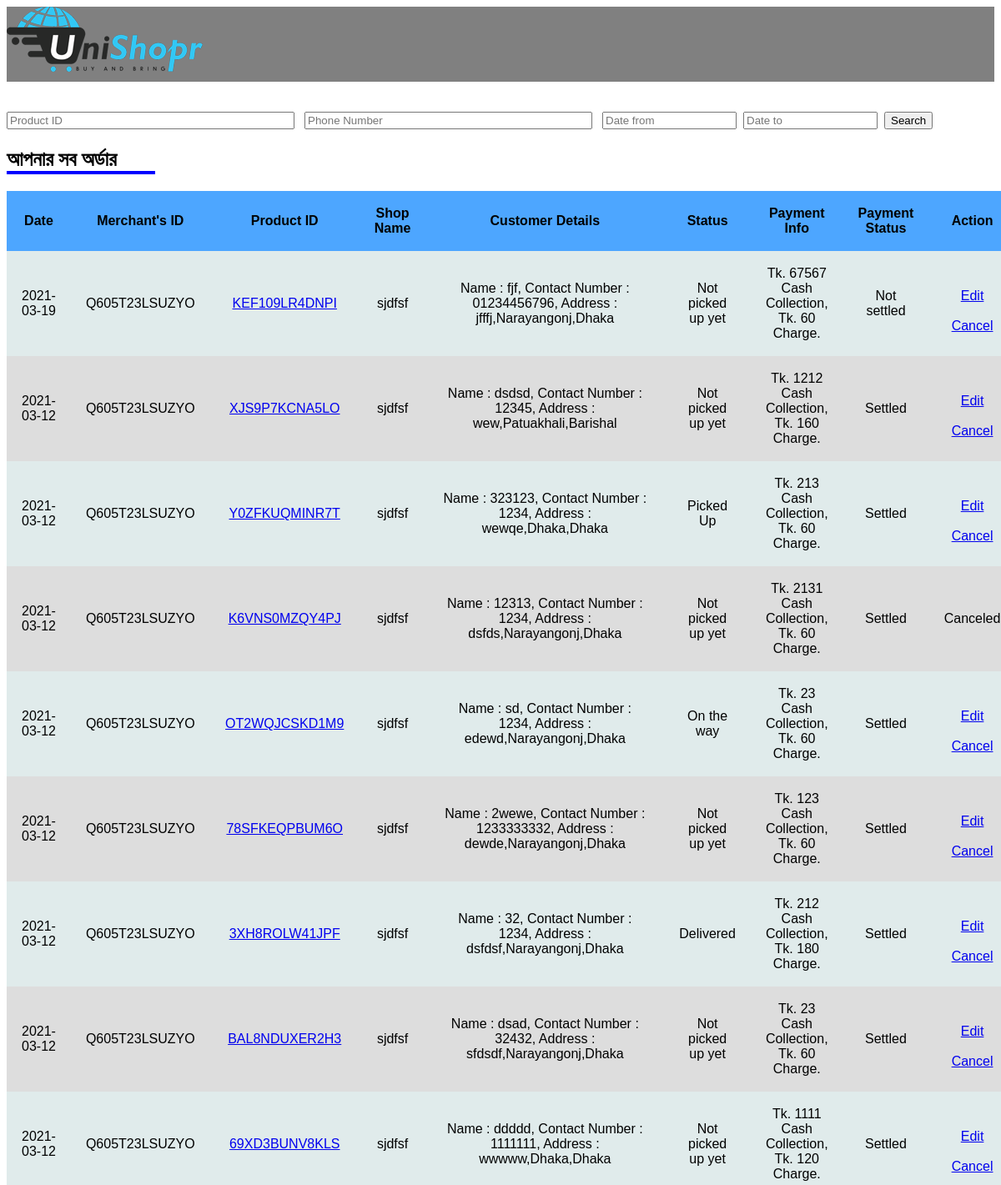
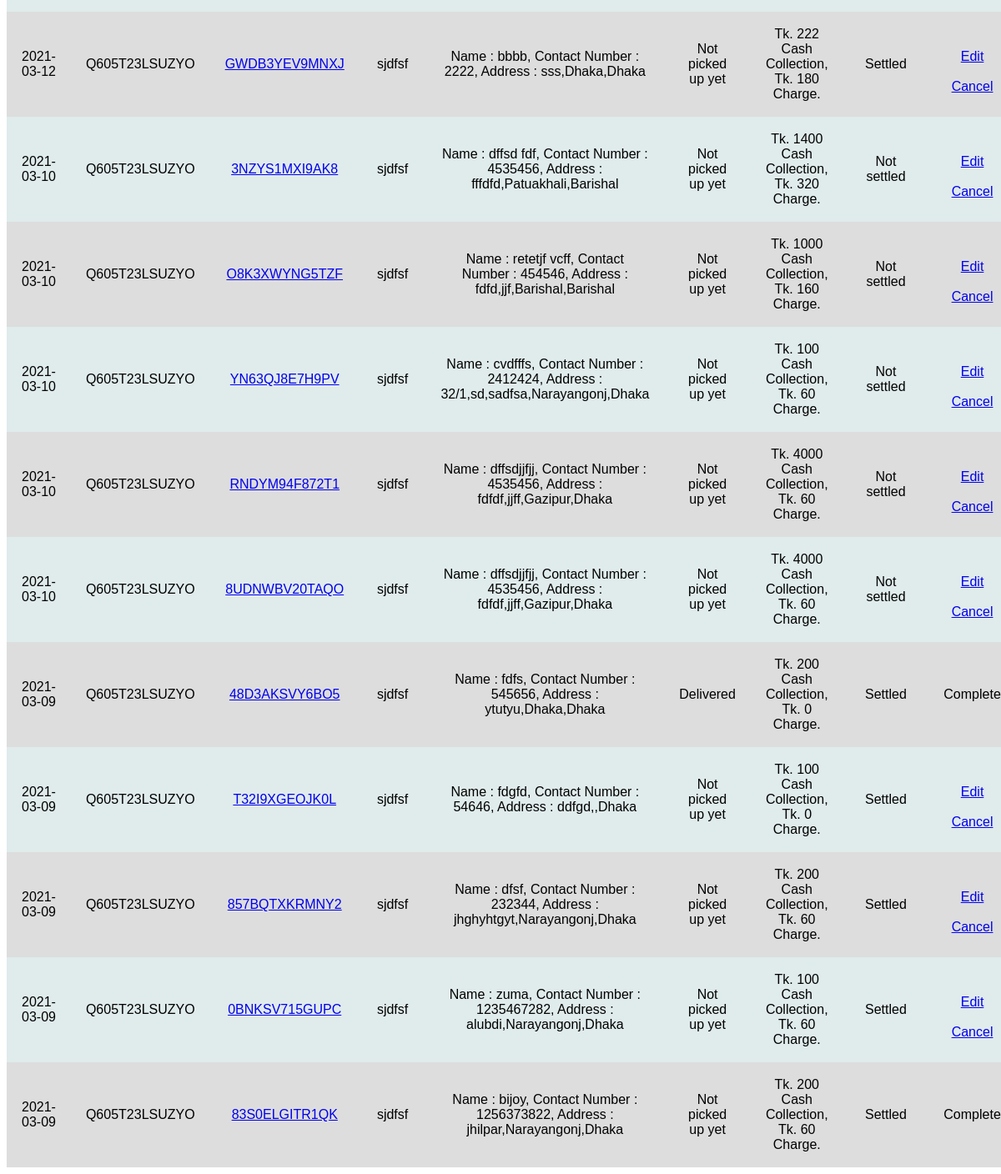
The app's page /Internship/orders.php (signed in) with its own data (2 pictures, top to bottom).
### tables this page shows
CREATE TABLE `parcel` (
  `date` date NOT NULL,
  `ID` varchar(15) NOT NULL,
  `Product_id` varchar(15) DEFAULT NULL,
  `Shop_name` varchar(50) NOT NULL,
  `Phone_num` varchar(11) DEFAULT NULL,
  `C_name` varchar(200) NOT NULL,
  `Pick_up_address` text NOT NULL,
  `Delivery_address` text NOT NULL,
  `Product_weight` int(11) NOT NULL,
  `Cash_collection` int(11) NOT NULL,
  `delivery_charge` int(11) NOT NULL,
  `Payment_method` text NOT NULL,
  `Instructions` text NOT NULL,
  `agent_name` varchar(200) DEFAULT NULL,
  `agent_phone` varchar(11) DEFAULT NULL,
  `status` varchar(30) NOT NULL,
  `Payment_status` varchar(30) NOT NULL,
  `Action` varchar(30) NOT NULL
);

### Internship/orders.php (the view, shortened to what this page needs)
<!DOCTYPE html>
<html>
<head>
	<link rel="stylesheet" type="text/css" href="css/a.css">
</head>
<body><div id="header">
    <div id="logo">
      <img src="images/logo.PNG">
    </div>
  </div>
	<div class="show" style="margin-top: 3%;">
	<div class="form">
        <div class="box" id="box">
        <input type="text" id="p_id" name="p_id" placeholder="Product ID" size="40">&nbsp;&nbsp;
        <input type="text" id="phone" name="phone" placeholder="Phone Number" size="40">&nbsp;&nbsp;
        <input type="text" id="date1" name="date1" placeholder="Date from" onfocus="(this.type='date')" size="17">&nbsp;
        <input type="text" id="date2" name="date2" placeholder="Date to" onfocus="(this.type='date')" size="17">&nbsp;
        <input type="submit" id="submit" name="submit" value="Search">
  </div>
    </div>
</div>
	<div class="tablestyle" id="parcels" style="margin-top: 2%; display: block;">
	<h2 style="border-bottom: 4px solid blue; width: 15%;">আপনার সব অর্ডার</h2>
    <table id="t01" align="corner" style="text-align: center">
	<thead>
	<tr>
		<th>Date</th>
		<th>Merchant's ID</th>
		<th>Product ID</th>
		<th>Shop Name</th>
		<th>Customer Details</th>
		<th>Status</th>
		<th>Payment Info</th>
		<th>Payment Status</th>
		<th>Action</th>
	</tr>
	</thead>
	<tbody>
	<?php
$conn=OpenCon();
$id=$_SESSION['id'];
$sql2="select * from my_location where ID='$id' and select_address='Selected'";
   $result2 = mysqli_query($conn,$sql2);
     if(mysqli_num_rows($result2)>0){
     while ($row2 = mysqli_fetch_assoc($result2)) {
     $pickup_address=$row2['Pick_up_address'];
$sql1 = "select * from parcel where ID='$id' and Pick_up_address='$pickup_address' ORDER BY date DESC";
$result1 = mysqli_query($conn,$sql1);
     if(mysqli_num_rows($result1)>0){
     while ($row1= mysqli_fetch_assoc($result1)) {
     $date=$row1['date'];
     $id=$row1['ID'];
     $P_id=$row1['Product_id'];
     $shop=$row1['Shop_name'];
     $phone_num=$row1['Phone_num'];
     $c_name=$row1['C_name'];
     $delivery_address=$row1['Delivery_address'];
     $cash=$row1['Cash_collection'];
     $charge=$row1['delivery_charge'];
     $status=$row1['status'];
     $Payment_status=$row1['Payment_status'];
    $action=$row1['Action'];
		 echo "<tr><td>".$date."</td><td>".$id."</td><td>";
     ?>
     <a href="click_track.php?p_id=<?php echo $P_id ?>"><?php echo $P_id ?></a>
     <?php
     echo "</td><td>".$shop."</td><td>";
	 echo "Name : ".$c_name.", Contact Number : ".$phone_num.", Address : ".$delivery_address."</td><td>".$status."</td><td>"."Tk. ".$cash." Cash Collection,"."\n"." Tk. ".$charge." Charge."."</td><td>".$Payment_status."</td><td>";
   if($action!='Canceled' && $action!='Complete')
   {
?><br>
<a href="edit_parcel.php?p_id=<?php echo $P_id ?>" onclick="return confirm('Are you sure?')">Edit</a><br><br>
<a href="cancel_parcel.php?p_id=<?php echo $P_id ?>" onclick="return confirm('Are you sure?')">Cancel</a><br>
<?php
}
else
{
  echo $action;
}
echo "</td></tr>";
		 }
		 }}}?>
</tbody>
	 </table>
</div>
</body>
</html>

### Internship/css/a.css (style rules this page uses)
#header { width:100%; bottom: 100%;overflow: hidden; height: 90px; justify-content:top; background: gray; }
#logo { width: 200px;height: 80px; float: left; }

### Internship/orders.php (style rules this page uses)
table { font-family: arial, sans-serif; border-collapse: collapse; width: 100%; color: black; }
td, th { text-align: center; padding:18px; }
#t01 th { background-color: #4da6ff; color: black; }
th { text-align: center; }
tr:nth-child(even) { background-color: #dddddd; }
tr:nth-child(odd) { background-color: #e0ebeb; }

### records on screen
parcel: date "2021-03-19", ID "Q605T23LSUZYO", Product_id "KEF109LR4DNPI", Shop_name "sjdfsf", C_name "fjf", Phone_num "01234456796", Delivery_address "jfffj,Narayangonj,Dhaka", status "Not picked up yet", Cash_collection "67567", delivery_charge "60", Payment_status "Not settled"
parcel: date "2021-03-12", ID "Q605T23LSUZYO", Product_id "XJS9P7KCNA5LO", Shop_name "sjdfsf", C_name "dsdsd", Phone_num "12345", Delivery_address "wew,Patuakhali,Barishal", status "Not picked up yet", Cash_collection "1212", delivery_charge "160", Payment_status "Settled"
parcel: date "2021-03-12", ID "Q605T23LSUZYO", Product_id "Y0ZFKUQMINR7T", Shop_name "sjdfsf", C_name "323123", Phone_num "1234", Delivery_address "wewqe,Dhaka,Dhaka", status "Picked Up", Cash_collection "213", delivery_charge "60", Payment_status "Settled"
parcel: date "2021-03-12", ID "Q605T23LSUZYO", Product_id "K6VNS0MZQY4PJ", Shop_name "sjdfsf", C_name "12313", Phone_num "1234", Delivery_address "dsfds,Narayangonj,Dhaka", status "Not picked up yet", Cash_collection "2131", delivery_charge "60", Payment_status "Settled", Action "Canceled"
parcel: date "2021-03-12", ID "Q605T23LSUZYO", Product_id "OT2WQJCSKD1M9", Shop_name "sjdfsf", C_name "sd", Phone_num "1234", Delivery_address "edewd,Narayangonj,Dhaka", status "On the way", Cash_collection "23", delivery_charge "60", Payment_status "Settled"
parcel: date "2021-03-12", ID "Q605T23LSUZYO", Product_id "78SFKEQPBUM6O", Shop_name "sjdfsf", C_name "2wewe", Phone_num "1233333332", Delivery_address "dewde,Narayangonj,Dhaka", status "Not picked up yet", Cash_collection "123", delivery_charge "60", Payment_status "Settled"
parcel: date "2021-03-12", ID "Q605T23LSUZYO", Product_id "3XH8ROLW41JPF", Shop_name "sjdfsf", C_name "32", Phone_num "1234", Delivery_address "dsfdsf,Narayangonj,Dhaka", status "Delivered", Cash_collection "212", delivery_charge "180", Payment_status "Settled"
parcel: date "2021-03-12", ID "Q605T23LSUZYO", Product_id "BAL8NDUXER2H3", Shop_name "sjdfsf", C_name "dsad", Phone_num "32432", Delivery_address "sfdsdf,Narayangonj,Dhaka", status "Not picked up yet", Cash_collection "23", delivery_charge "60", Payment_status "Settled"
parcel: date "2021-03-12", ID "Q605T23LSUZYO", Product_id "69XD3BUNV8KLS", Shop_name "sjdfsf", C_name "ddddd", Phone_num "1111111", Delivery_address "wwwww,Dhaka,Dhaka", status "Not picked up yet", Cash_collection "1111", delivery_charge "120", Payment_status "Settled"
parcel: date "2021-03-12", ID "Q605T23LSUZYO", Product_id "GWDB3YEV9MNXJ", Shop_name "sjdfsf", C_name "bbbb", Phone_num "2222", Delivery_address "sss,Dhaka,Dhaka", status "Not picked up yet", Cash_collection "222", delivery_charge "180", Payment_status "Settled"
parcel: date "2021-03-10", ID "Q605T23LSUZYO", Product_id "3NZYS1MXI9AK8", Shop_name "sjdfsf", C_name "dffsd fdf", Phone_num "4535456", Delivery_address "fffdfd,Patuakhali,Barishal", status "Not picked up yet", Cash_collection "1400", delivery_charge "320", Payment_status "Not settled"
parcel: date "2021-03-10", ID "Q605T23LSUZYO", Product_id "O8K3XWYNG5TZF", Shop_name "sjdfsf", C_name "retetjf vcff", Phone_num "454546", Delivery_address "fdfd,jjf,Barishal,Barishal", status "Not picked up yet", Cash_collection "1000", delivery_charge "160", Payment_status "Not settled"
parcel: date "2021-03-10", ID "Q605T23LSUZYO", Product_id "YN63QJ8E7H9PV", Shop_name "sjdfsf", C_name "cvdfffs", Phone_num "2412424", Delivery_address "32/1,sd,sadfsa,Narayangonj,Dhaka", status "Not picked up yet", Cash_collection "100", delivery_charge "60", Payment_status "Not settled"
parcel: date "2021-03-10", ID "Q605T23LSUZYO", Product_id "RNDYM94F872T1", Shop_name "sjdfsf", C_name "dffsdjjfjj", Phone_num "4535456", Delivery_address "fdfdf,jjff,Gazipur,Dhaka", status "Not picked up yet", Cash_collection "4000", delivery_charge "60", Payment_status "Not settled"
parcel: date "2021-03-10", ID "Q605T23LSUZYO", Product_id "8UDNWBV20TAQO", Shop_name "sjdfsf", C_name "dffsdjjfjj", Phone_num "4535456", Delivery_address "fdfdf,jjff,Gazipur,Dhaka", status "Not picked up yet", Cash_collection "4000", delivery_charge "60", Payment_status "Not settled"
parcel: date "2021-03-09", ID "Q605T23LSUZYO", Product_id "48D3AKSVY6BO5", Shop_name "sjdfsf", C_name "fdfs", Phone_num "545656", Delivery_address "ytutyu,Dhaka,Dhaka", status "Delivered", Cash_collection "200", delivery_charge "0", Payment_status "Settled", Action "Complete"
parcel: date "2021-03-09", ID "Q605T23LSUZYO", Product_id "T32I9XGEOJK0L", Shop_name "sjdfsf", C_name "fdgfd", Phone_num "54646", Delivery_address "ddfgd,,Dhaka", status "Not picked up yet", Cash_collection "100", delivery_charge "0", Payment_status "Settled"
parcel: date "2021-03-09", ID "Q605T23LSUZYO", Product_id "857BQTXKRMNY2", Shop_name "sjdfsf", C_name "dfsf", Phone_num "232344", Delivery_address "jhghyhtgyt,Narayangonj,Dhaka", status "Not picked up yet", Cash_collection "200", delivery_charge "60", Payment_status "Settled"
parcel: date "2021-03-09", ID "Q605T23LSUZYO", Product_id "0BNKSV715GUPC", Shop_name "sjdfsf", C_name "zuma", Phone_num "1235467282", Delivery_address "alubdi,Narayangonj,Dhaka", status "Not picked up yet", Cash_collection "100", delivery_charge "60", Payment_status "Settled"
parcel: date "2021-03-09", ID "Q605T23LSUZYO", Product_id "83S0ELGITR1QK", Shop_name "sjdfsf", C_name "bijoy", Phone_num "1256373822", Delivery_address "jhilpar,Narayangonj,Dhaka", status "Not picked up yet", Cash_collection "200", delivery_charge "60", Payment_status "Settled", Action "Complete"
